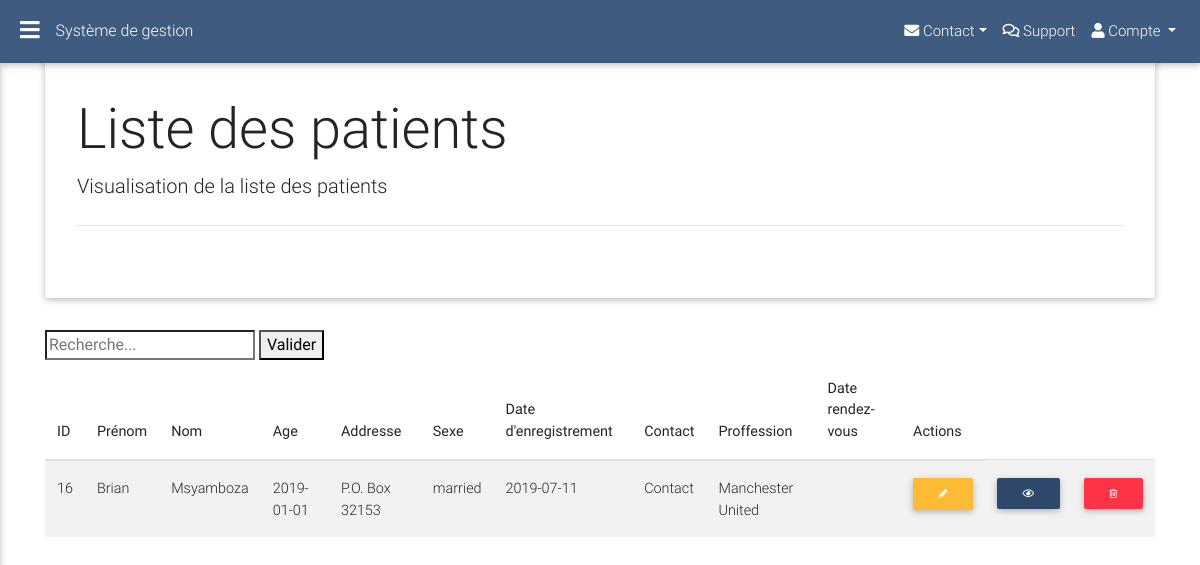
The page /src/patients/editPatient.php (signed in) on the database as committed earlier.
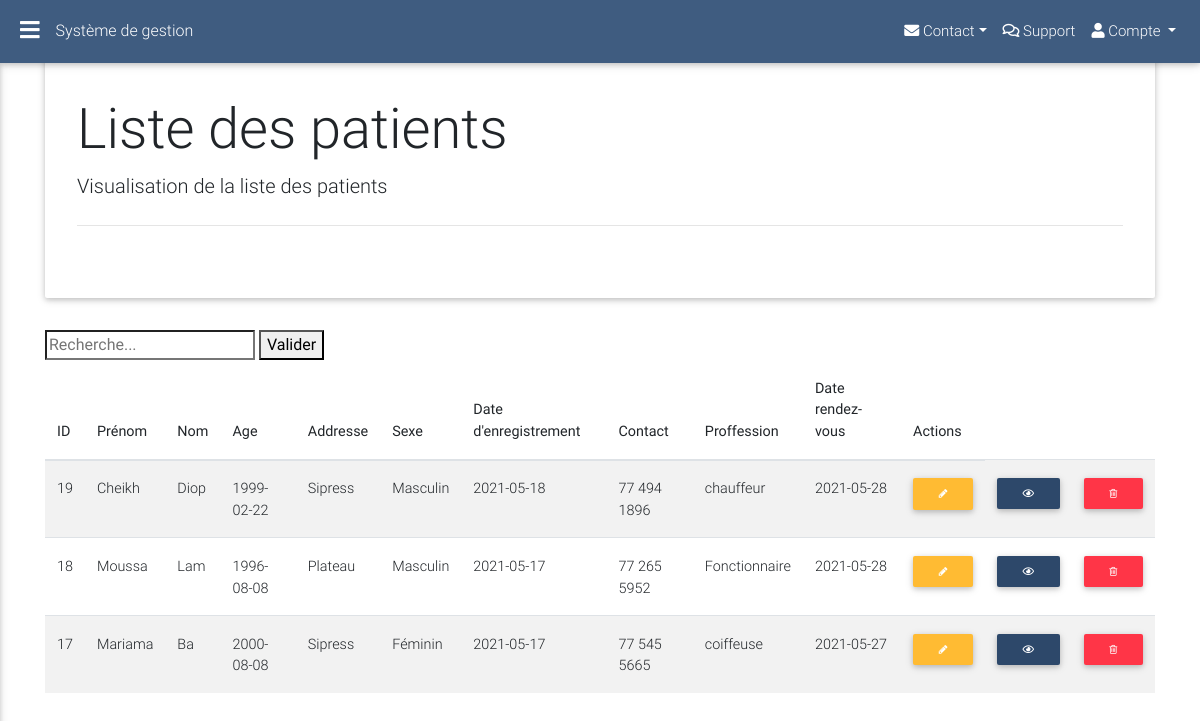
The same page on the database as committed later.
### tables this page shows
CREATE TABLE IF NOT EXISTS `patients` (
  `user_id` int(11) NOT NULL AUTO_INCREMENT,
  `firstname` varchar(256) DEFAULT NULL,
  `lastname` varchar(256) DEFAULT NULL,
  `dob` date DEFAULT NULL,
  `address` text DEFAULT NULL,
  `married` varchar(256) DEFAULT NULL,
  `dor` date DEFAULT NULL,
  `contact` varchar(256) DEFAULT NULL,
  `referred` varchar(256) DEFAULT NULL,
  `reason` varchar(256) DEFAULT NULL,
  `rdv` date DEFAULT NULL,
  PRIMARY KEY (`user_id`)
);

### includes/dao.php (called while the page is built, shortened)
<?php
include "header.php";
include "sidenav.php";
include "jumbo.php";
$jumbo = new jumbo;

### includes/patients/PatientsController.php (called while the page is built, shortened)
<?php
class PatientsController
{
    public function viewAllPatients()
    {
        $db = new DBconnection();
        $dbConn = $db->getConnection();
        return $dbConn->query("SELECT * FROM patients ORDER BY user_id DESC");
    }
}

### src/patients/editPatient.php (the view, shortened to what this page needs)
<?php include "../../includes/dao.php" ?>
<?php include "../../includes/patients/PatientsController.php";
$patients = new PatientsController();
?>
<div class="container">
    <?= $jumbo->getJumbo("Liste des patients", "Visualisation de la liste des patients") ?>
    <form method="GET">
        <input type="search" name="q" placeholder="Recherche..." />
        <input type="submit" value="Valider" />
    </form>
    <?php $patientsList = $patients->viewAllPatients(); ?>
    <table class="table table-responsive table-striped table-hover">
        <thead>
            <th>ID</th>
            <th>Prénom</th>
            <th>Nom</th>
            <th>Age</th>
            <th>Addresse</th>
            <th>Sexe</th>
            <th>Date d'enregistrement</th>
            <th>Contact</th>
            <th>Proffession</th>
            <th>Date rendez-vous</th>
            <th>Actions</th>
        </thead>
        <tbody>
            <?php while ($row = $patientsList->fetch(PDO::FETCH_ASSOC)) {
                ?>
                <tr>
                    <td><?= $row['user_id'] ?></td>
                    <td><?= $row['firstname'] ?></td>
                    <td><?= $row['lastname'] ?></td>
                    <td><?= $row['dob'] ?></td>
                    <td><?= $row['address'] ?></td>
                    <td><?= $row['married'] ?></td>
                    <td><?= $row['dor'] ?></td>
                    <td><?= $row['contact'] ?></td>
                    <td><?= $row['referred'] ?></td>
                    <td><?= $row['rdv'] ?></td>
                    <td><a title="Modifier" href="editPatient.php?id=<?= $row['user_id'] ?>" class="btn btn-sm btn-warning fa fa-pencil"></a> </td>
                    <td><a title="Afficher le dossier du patient" href="viewDiag.php?id=<?= $row['user_id'] ?>" class="btn btn-sm btn-default fas fa-eye"></a> </td>
                    <td><a title="Supprimer" class="delete btn btn-danger btn-sm fa fa-trash-o" onclick="Delete(<?= $row['user_id'] ?>)"></a></td>
                </tr>
            <?php } ?>
        </tbody>
    </table>
</div>
<?php include "../../includes/footer.php"; ?>

Rows that differ between the two databases and show on the page:
removed patients: user_id "16", firstname "Brian", lastname "Msyamboza", dob "2019-01-01", address "P.O. Box 32153", married "married", dor "2019-07-11", contact "Contact", referred "Manchester United"
added patients: user_id "19", firstname "Cheikh", lastname "Diop", dob "1999-02-22", address "Sipress", married "Masculin", dor "2021-05-18", contact "77 494 1896", referred "chauffeur", rdv "2021-05-28"
added patients: user_id "18", firstname "Moussa", lastname "Lam", dob "1996-08-08", address "Plateau", married "Masculin", dor "2021-05-17", contact "77 265 5952", referred "Fonctionnaire", rdv "2021-05-28"
added patients: user_id "17", firstname "Mariama", lastname "Ba", dob "2000-08-08", address "Sipress", married "Féminin", dor "2021-05-17", contact "77 545 5665", referred "coiffeuse", rdv "2021-05-27"
